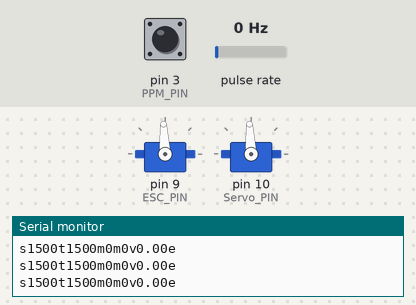
Bench run of a sketch on a simulated Arduino Uno, built with avr-gcc and run on an emulated ATmega328P. On the bench: 2 × servo, the last lines printed to the serial monitor. Wiring (inferred from the names in the program): pulse sensor: data pin 2. The test bench sets the inputs (shaded band); at power-on: pin 3 (PPM_PIN) HIGH, pulse rate 0 Hz.

Above: at 1.2 s.
1.3 s: pin 3 (PPM_PIN) pulsed LOW 2 times (0.12 s each, 0.3 s apart)
At 2.9 s:
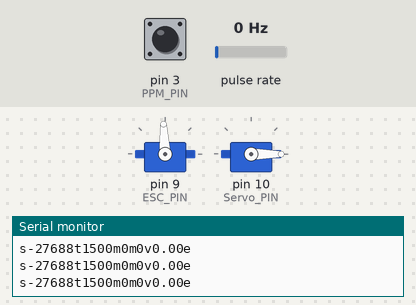
Timing chart, 0 to 4.4 s (numbered marks = the images above; inputs shaded):
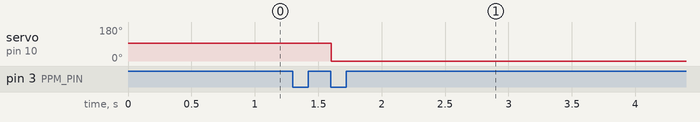

Measured:
- after the input at 1.3 s, servo on pin 10 (Servo_PIN): 93° → 0° after 0.30 s

The sketch:

arduino.ino
```cpp
#include <Servo.h>
#include <Ewma.h>

#define PPM_PIN 3
#define ESC_PIN 9
#define Servo_PIN 10
#define ENCODER_PIN 2

// Exponentially Weighted Moving Average Filter
Ewma Encoder_Filter(0.15);

Servo ESC;
Servo SERVO;

String pyserial_data;
int pyserial_throttle, pyserial_steering;
int steering, throttle;

// current time, previous time
unsigned long int t, pt = 0;
// channel no, time differance
int c, d = 0;
int ch[15];

unsigned long current_time;
unsigned long last_serial;
unsigned long serialOut_last_time;
unsigned long encoder_last_time;
unsigned int pulses = 0;
float dpulses = 0;

void Read_Channels();
int mode(int pwm);

void setup() {
    pinMode(PPM_PIN, INPUT_PULLUP);
    pinMode(ENCODER_PIN, INPUT);
    ESC.attach(ESC_PIN);
    SERVO.attach(Servo_PIN);
    attachInterrupt(digitalPinToInterrupt(PPM_PIN), Read_Channels, FALLING);
    attachInterrupt(digitalPinToInterrupt(ENCODER_PIN), []{pulses++;}, FALLING);
    // Default values for steering and throttle
    ch[1] = 1500;
    ch[3] = 1500;
    Serial.begin(115200);
}

void loop() {
    current_time = millis();
    // Reading serial input
    // Serial inputs shape: s(float)t(float)e
    if(Serial.available() > 0){
        pyserial_data =  Serial.readStringUntil('\r');
        int deliminator_index = 0;
        if (pyserial_data[0] == 's'){
            for (int i = 1; i < pyserial_data.length(); i++) {
                if (pyserial_data[i] == 't'){
                    pyserial_steering = pyserial_data.substring(1, i).toInt();
                    deliminator_index = i;
                }
                else if (pyserial_data[i] == 'e'){
                    pyserial_throttle = pyserial_data.substring(deliminator_index+1, i).toInt();
                    break;
                }
            }
        }
        last_serial = current_time;
    }
    else{
        // If python program stoped (no response for 50ms)
        if (current_time - last_serial > 50){
            pyserial_steering = 0;
            pyserial_throttle = 0;
        }
    }

    // If value equals to 0 we are in manuel mode
    if (pyserial_steering == 0 && ch[1] < 2000)
        steering = ch[1];
    else if (1000 < pyserial_steering && pyserial_steering < 2000)
        steering = pyserial_steering;

    if (pyserial_throttle == 0)
        throttle = ch[3];
    else if (1000 < pyserial_throttle && pyserial_throttle < 2000)
        throttle = pyserial_throttle;
    else
        throttle = 1500;

    // Arming the esc according to ch7
    SERVO.writeMicroseconds(steering);
    if (ch[7] > 1900 && ch[7] < 2100)
        ESC.writeMicroseconds(throttle);
    else
        ESC.writeMicroseconds(1500);

    // Calculating speed at certain rate
    if (current_time - encoder_last_time > 10){
        dpulses = Encoder_Filter.filter(1000 * pulses / (current_time - encoder_last_time));
        pulses = 0;
        encoder_last_time = current_time;
    }

    // Sending data 100 times per second
    if (current_time - serialOut_last_time > 10){
        // sending transmitters steering pwm, transmitters throttle pwm, mode, mode, encoder pulses
        Serial.println("s" + String(ch[1]) + "t" + String(ch[3]) + "m" + String(mode(ch[5])) + "m" + String(mode(ch[6])) + "v" + String(dpulses) + "e");
        serialOut_last_time = current_time;
    }
}

// Reading ppm signal
void Read_Channels(){
    t = micros();
    d = t - pt;
    if (d > 3000)
        c = 0;
    ch[c] = d;
    c ++;
    pt = t;
}

int mode(int pwm){
    if (pwm > 900 && pwm < 1100)
        return 1;
    else if (pwm > 1400 && pwm < 1600)
        return 2;
    else if (pwm > 1900 && pwm < 2100)
        return 3;
    else
        return 0;
}
```
